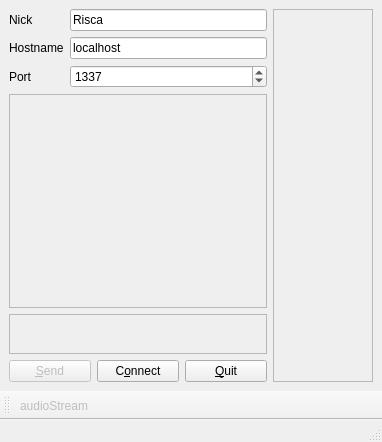
<?xml version="1.0" encoding="UTF-8"?>
<ui version="4.0">
 <class>MainWindow</class>
 <widget class="QMainWindow" name="MainWindow">
  <property name="geometry">
   <rect>
    <x>0</x>
    <y>0</y>
    <width>382</width>
    <height>442</height>
   </rect>
  </property>
  <property name="windowTitle">
   <string>MainWindow</string>
  </property>
  <widget class="QWidget" name="centralwidget">
   <layout class="QHBoxLayout" name="horizontalLayout_2">
    <item>
     <layout class="QVBoxLayout" name="verticalLayout">
      <item>
       <layout class="QFormLayout" name="formLayout">
        <item row="0" column="0">
         <widget class="QLabel" name="nickLabel">
          <property name="text">
           <string>Nick</string>
          </property>
         </widget>
        </item>
        <item row="0" column="1">
         <widget class="QLineEdit" name="nickLineEdit">
          <property name="sizePolicy">
           <sizepolicy hsizetype="Minimum" vsizetype="Fixed">
            <horstretch>0</horstretch>
            <verstretch>0</verstretch>
           </sizepolicy>
          </property>
          <property name="text">
           <string>Risca</string>
          </property>
         </widget>
        </item>
        <item row="1" column="0">
         <widget class="QLabel" name="hostnameLabel">
          <property name="text">
           <string>Hostname</string>
          </property>
         </widget>
        </item>
        <item row="1" column="1">
         <widget class="QLineEdit" name="hostnameLineEdit">
          <property name="sizePolicy">
           <sizepolicy hsizetype="Minimum" vsizetype="Fixed">
            <horstretch>0</horstretch>
            <verstretch>0</verstretch>
           </sizepolicy>
          </property>
          <property name="text">
           <string>localhost</string>
          </property>
         </widget>
        </item>
        <item row="2" column="0">
         <widget class="QLabel" name="portLabel">
          <property name="text">
           <string>Port</string>
          </property>
         </widget>
        </item>
        <item row="2" column="1">
         <widget class="QSpinBox" name="portBox">
          <property name="sizePolicy">
           <sizepolicy hsizetype="Minimum" vsizetype="Fixed">
            <horstretch>0</horstretch>
            <verstretch>0</verstretch>
           </sizepolicy>
          </property>
          <property name="maximum">
           <number>65000</number>
          </property>
          <property name="value">
           <number>1337</number>
          </property>
         </widget>
        </item>
       </layout>
      </item>
      <item>
       <widget class="QListView" name="messageView">
        <property name="enabled">
         <bool>false</bool>
        </property>
        <property name="focusPolicy">
         <enum>Qt::NoFocus</enum>
        </property>
        <property name="horizontalScrollBarPolicy">
         <enum>Qt::ScrollBarAlwaysOff</enum>
        </property>
        <property name="editTriggers">
         <set>QAbstractItemView::NoEditTriggers</set>
        </property>
        <property name="selectionMode">
         <enum>QAbstractItemView::NoSelection</enum>
        </property>
        <property name="wordWrap">
         <bool>true</bool>
        </property>
       </widget>
      </item>
      <item>
       <widget class="customPlainTextEdit" name="plainTextEdit">
        <property name="enabled">
         <bool>false</bool>
        </property>
        <property name="maximumSize">
         <size>
          <width>16777215</width>
          <height>40</height>
         </size>
        </property>
        <property name="horizontalScrollBarPolicy">
         <enum>Qt::ScrollBarAlwaysOff</enum>
        </property>
       </widget>
      </item>
      <item>
       <layout class="QHBoxLayout" name="horizontalLayout">
        <item>
         <widget class="QPushButton" name="sendButton">
          <property name="enabled">
           <bool>false</bool>
          </property>
          <property name="text">
           <string>&amp;Send</string>
          </property>
          <property name="shortcut">
           <string>Ctrl+S</string>
          </property>
         </widget>
        </item>
        <item>
         <widget class="QPushButton" name="connectButton">
          <property name="text">
           <string>C&amp;onnect</string>
          </property>
          <property name="shortcut">
           <string>Ctrl+O</string>
          </property>
         </widget>
        </item>
        <item>
         <widget class="QPushButton" name="quitButton">
          <property name="text">
           <string>&amp;Quit</string>
          </property>
          <property name="shortcut">
           <string>Ctrl+Q</string>
          </property>
         </widget>
        </item>
       </layout>
      </item>
     </layout>
    </item>
    <item>
     <widget class="QListView" name="nickView">
      <property name="enabled">
       <bool>false</bool>
      </property>
      <property name="sizePolicy">
       <sizepolicy hsizetype="Preferred" vsizetype="Expanding">
        <horstretch>0</horstretch>
        <verstretch>0</verstretch>
       </sizepolicy>
      </property>
      <property name="maximumSize">
       <size>
        <width>100</width>
        <height>16777215</height>
       </size>
      </property>
      <property name="editTriggers">
       <set>QAbstractItemView::NoEditTriggers</set>
      </property>
     </widget>
    </item>
   </layout>
  </widget>
  <widget class="QMenuBar" name="menubar">
   <property name="geometry">
    <rect>
     <x>0</x>
     <y>0</y>
     <width>382</width>
     <height>25</height>
    </rect>
   </property>
  </widget>
  <widget class="QStatusBar" name="statusbar"/>
  <widget class="QToolBar" name="toolBar">
   <property name="windowTitle">
    <string>toolBar</string>
   </property>
   <attribute name="toolBarArea">
    <enum>BottomToolBarArea</enum>
   </attribute>
   <attribute name="toolBarBreak">
    <bool>false</bool>
   </attribute>
   <addaction name="actionAudioStream"/>
  </widget>
  <action name="actionAudioStream">
   <property name="checkable">
    <bool>true</bool>
   </property>
   <property name="enabled">
    <bool>false</bool>
   </property>
   <property name="icon">
    <iconset resource="icons.qrc">
     <normaloff>:/icons/broadcast.png</normaloff>
     <normalon>:/icons/subscribe.png</normalon>:/icons/broadcast.png</iconset>
   </property>
   <property name="text">
    <string>audioStream</string>
   </property>
   <property name="toolTip">
    <string>Server broadcasting</string>
   </property>
  </action>
 </widget>
 <customwidgets>
  <customwidget>
   <class>customPlainTextEdit</class>
   <extends>QPlainTextEdit</extends>
   <header>customplaintextedit.h</header>
  </customwidget>
 </customwidgets>
 <resources>
  <include location="icons.qrc"/>
 </resources>
 <connections>
  <connection>
   <sender>quitButton</sender>
   <signal>clicked()</signal>
   <receiver>MainWindow</receiver>
   <slot>close()</slot>
   <hints>
    <hint type="sourcelabel">
     <x>225</x>
     <y>325</y>
    </hint>
    <hint type="destinationlabel">
     <x>137</x>
     <y>182</y>
    </hint>
   </hints>
  </connection>
 </connections>
</ui>
